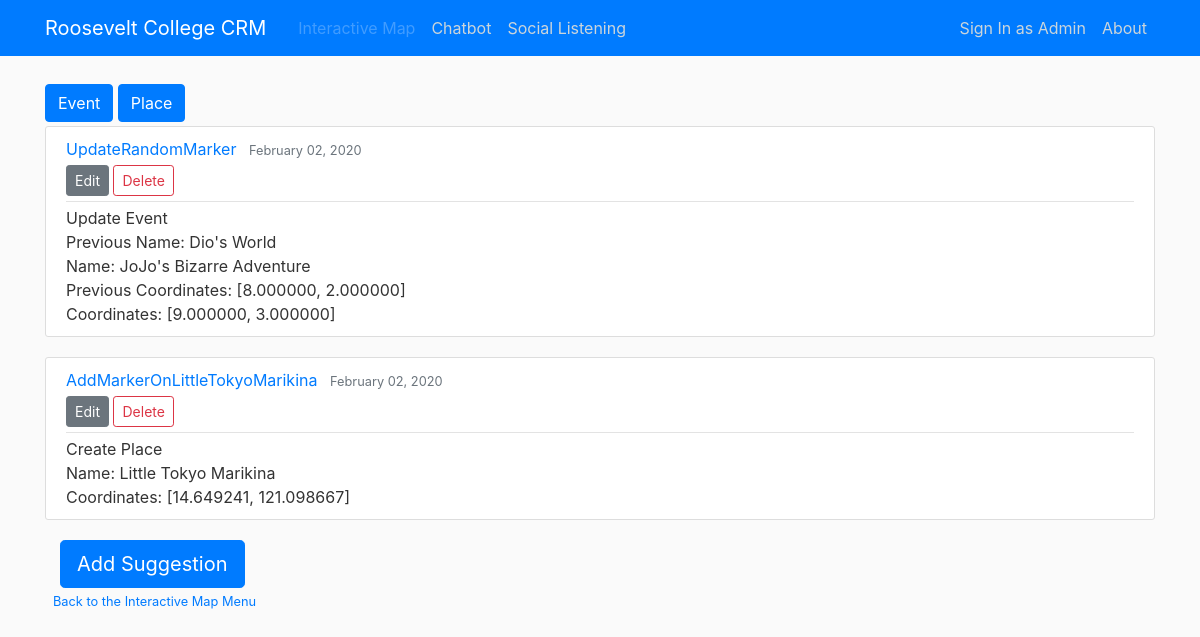
/imap/3, run on an earlier commit of the app's database.
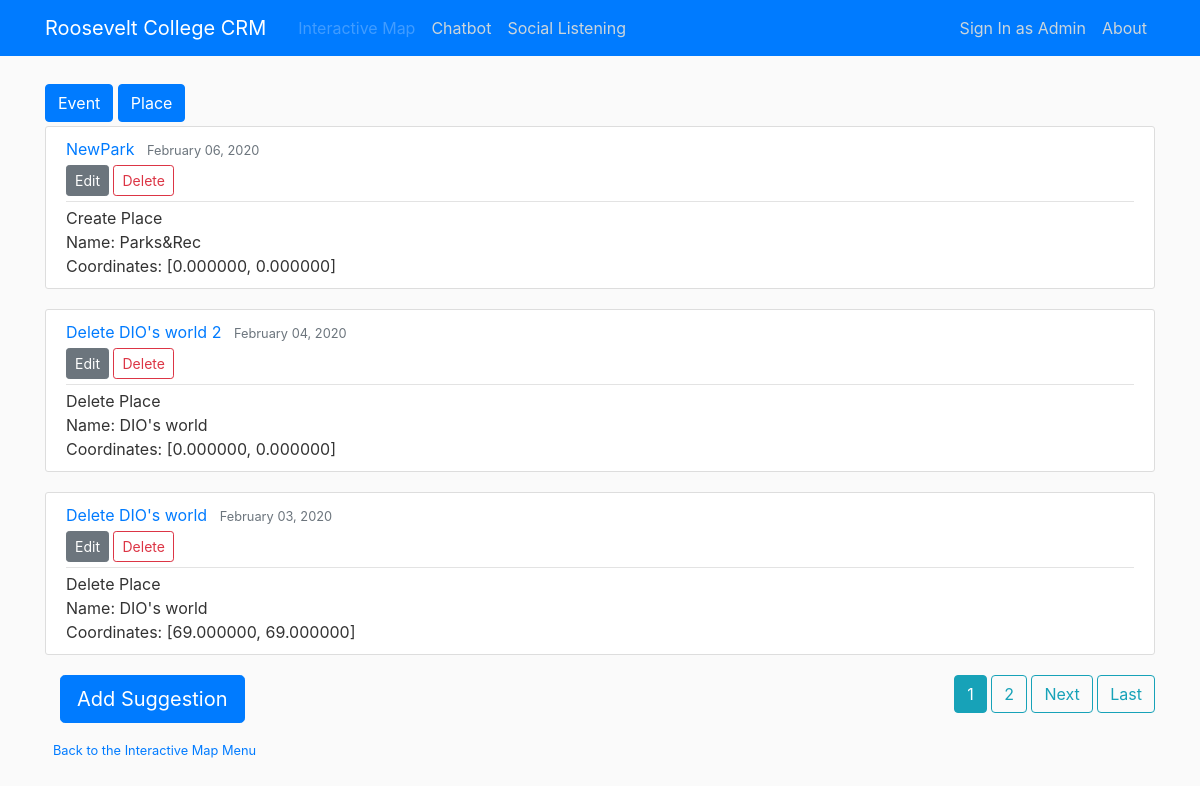
And on a later commit of the database.
### interactive_map/models.py (models this page shows, shortened)
class Suggestion(models.Model):
	class EventPlace(models.IntegerChoices):
		EVENT = 1
		PLACE = 2
	class Action(models.IntegerChoices):
		CREATE = 1
		UPDATE = 2
		DELETE = 3
	desc = models.CharField(max_length=100, unique=True)
	stype = models.IntegerField(choices=EventPlace.choices)
	prev_name = models.CharField(max_length=100, default=None, blank=True)
	name = models.CharField(max_length=100)
	prev_longitude = models.DecimalField(default=0, decimal_places=6, max_digits=9)
	prev_latitude = models.DecimalField(default=0, decimal_places=6, max_digits=8)
	longitude = models.DecimalField(default=0, decimal_places=6, max_digits=9)
	latitude = models.DecimalField(default=0, decimal_places=6, max_digits=8)
	cud = models.IntegerField(choices=Action.choices)
	date_posted = models.DateTimeField(default=timezone.now)

### interactive_map/views.py (the view)
# urls.py: path('imap/<int:stype>', interactive_map_views.SuggestionListView.as_view(), name='imap-index'),
class SuggestionListView(ListView):
	model = Suggestion
	template_name = 'interactive_map/index.html'
	context_object_name = 'suggestions'
	paginate_by = 3
	def get_queryset(self):
		arg = self.kwargs.get('stype')
		if (arg == 1 or arg == 2):
			return Suggestion.objects.filter(stype=arg).order_by('-date_posted')
		else:
			return Suggestion.objects.order_by('-date_posted')
	def get_context_data(self, **kwargs):
	    context = super().get_context_data(**kwargs)
	    context['title'] = 'Interactive Map'
	    context['arg'] = self.kwargs.get('stype')
	    context['mapbox_access_token'] = mapbox_access_token
	    return context

### interactive_map/templates/interactive_map/index.html (shortened to what this page needs)
{% extends "main/base.html" %}
{% block content %}
	<div>
      	{% if arg ==  1 %}
		<a class="btn btn-primary disabled mt-1 mb-1" href="{% url 'imap-index' 1 %}" role="button">Event</a>
		{% else %}
     	<a class="btn btn-primary mt-1 mb-1" href="{% url 'imap-index' 1 %}" role="button">Event</a>
      	{% endif %}
      	{% if arg == 2 %}
		<a class="btn btn-primary disabled mt-1 mb-1" href="{% url 'imap-index' 2 %}" role="button">Place</a>
		{% else %}
     	<a class="btn btn-primary mt-1 mb-1" href="{% url 'imap-index' 2 %}" role="button">Place</a>
      	{% endif %}
  	</div>
	{% for suggestion in suggestions %}
		<article class="media content-section">
		  <div class="media-body">
		    <div class="article-metadata">
		      <a class="mr-2" href="#">{{ suggestion.desc }}</a>
		      <small class="text-muted">{{ suggestion.date_posted|date:"F d, Y" }}</small>
		      <div>
			      <a class="btn btn-secondary btn-sm mt-1 mb-1" href="{% url 'suggestion-update' suggestion.id %}" role="button">Edit</a>
			      <a class="btn btn-outline-danger btn-sm mt-1 mb-1" href="{% url 'suggestion-delete' suggestion.id %}" role="button">Delete</a>
		  	  </div>
		    </div>
		    {% if suggestion.cud == 1 %}
		    		Create
	    	{% elif suggestion.cud == 2 %}
	    		Update
	    	{% else %}
	    		Delete
	    	{% endif %}
	    	{% if suggestion.stype == 1 %}
	    		Event
	    	{% else %}
	    		Place
	    	{% endif %} <br>
		    {% if suggestion.cud == 2 %}
		    	Previous Name: {{ suggestion.prev_name }} <br>
		    {% endif %}
		    Name: {{ suggestion.name }} <br>
		    {% if suggestion.cud == 2 %}
	    		Previous Coordinates: [{{ suggestion.prev_latitude }}, {{ suggestion.prev_longitude }}] <br>
	    	{% endif %}
		    Coordinates: [{{ suggestion.latitude }}, {{ suggestion.longitude }}]
		  </div>
		</article>
	{% endfor %}
	<div class="container">
		<div class="row">
			<div class="col-sm">
				<a class="btn btn-primary btn-lg" href="{% url 'suggestion-create' %}" role="button">Add Suggestion</a>
			</div>
			<div class="col-sm"></div>
			<div class="col-sm-left">
				{% if is_paginated %}
					{% for num in page_obj.paginator.page_range %}
						{% if page_obj.number == num %}
							<a class="btn btn-info mb-4" href="?page={{ num }}">{{ num }}</a>
						{% elif  num > page_obj.number|add:'-3' and num < page_obj.number|add:'3'%}
							<a class="btn btn-outline-info mb-4" href="?page={{ num }}">{{ num }}</a>
						{% endif %}
					{% endfor %}
					{% if page_obj.has_next %}
						<a class="btn btn-outline-info mb-4" href="?page={{ page_obj.next_page_number }}">Next</a>
						<a class="btn btn-outline-info mb-4" href="?page={{ page_obj.paginator.num_pages }}">Last</a>
					{% endif %}
				{% endif %}
			</div>
		</div>
	</div>
	<div><small class="text-muted">
	  <a class="ml-2" href="{% url 'imap-menu' %}">Back to the Interactive Map Menu</a>
	</small></div>
{% endblock content %}

What changed in the data, as far as the page shows it:
no longer on this page (row unchanged): Suggestion: desc "UpdateRandomMarker", date_posted "February 02, 2020", cud "Update", stype "Event", prev_name "Dio's World", name "JoJo's Bizarre Adventure", prev_latitude "8.000000", prev_longitude "2.000000", latitude "9.000000", longitude "3.000000"
no longer on this page (row unchanged): Suggestion: desc "AddMarkerOnLittleTokyoMarikina", date_posted "February 02, 2020", cud "Create", stype "Place", name "Little Tokyo Marikina", latitude "14.649241", longitude "121.098667"
added Suggestion: desc "NewPark", date_posted "February 06, 2020", cud "Create", stype "Place", name "Parks&Rec", latitude "0.000000", longitude "0.000000"
added Suggestion: desc "Delete DIO's world 2", date_posted "February 04, 2020", cud "Delete", stype "Place", name "DIO's world", latitude "0.000000", longitude "0.000000"
added Suggestion: desc "Delete DIO's world", date_posted "February 03, 2020", cud "Delete", stype "Place", name "DIO's world", latitude "69.000000", longitude "69.000000"
Also different on the page:
new list line: "1"
new list line: "2"
text now shown: "Next Last"
